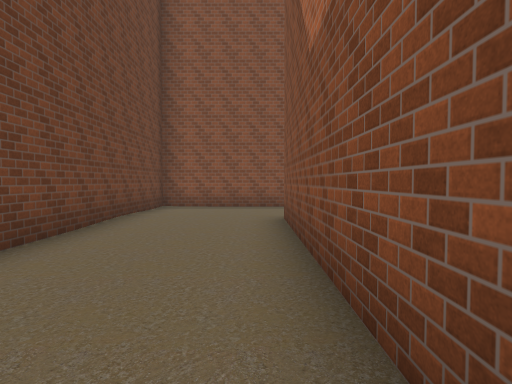
View 1 (above)

18 first-person views from a walk through a 3-D level made in the Unity game engine. The camera is 1.5 m above the floor, tilts 2° down and sees 80° across. The floor is counted in squares, 2 m on a side. Each view is taken from the middle of a square. On the plan, view 1 faces up. The plan holds only what a view shows up to about 10 squares ahead; the rest is blank. The place goes on beyond the plan. Some trees and plants on the terrain are drawn as simple stand-ins. Some animated figures are not drawn. Some surface patterns are stand-ins.

View 2
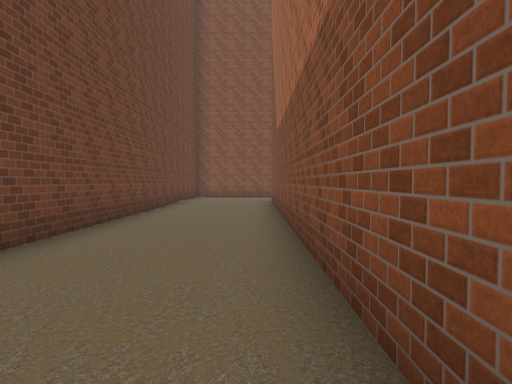

View 3
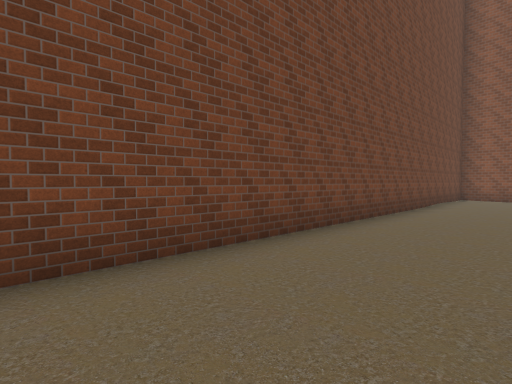

View 4
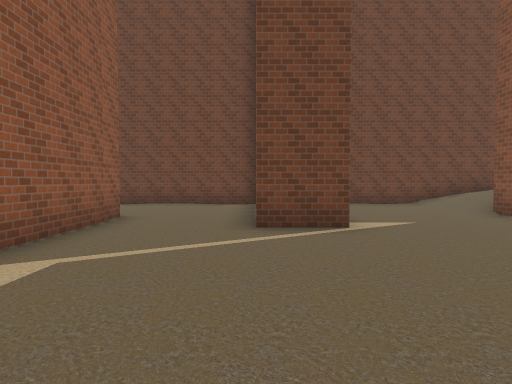

View 5
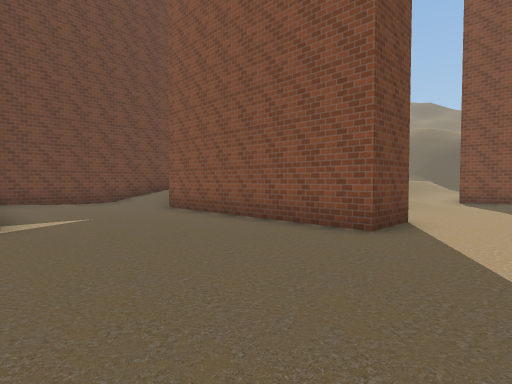

View 6
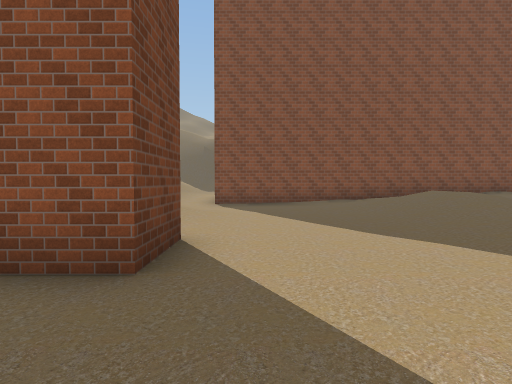

View 7
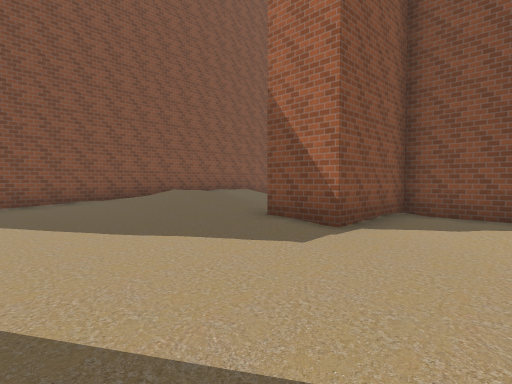

View 8
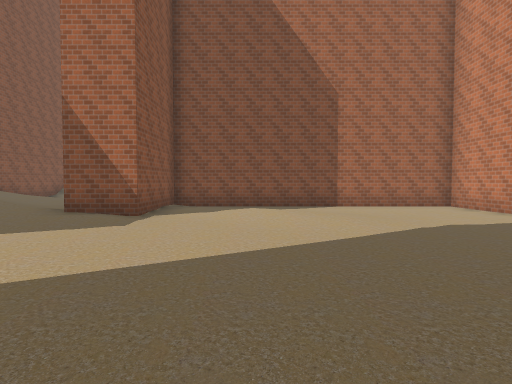

View 9
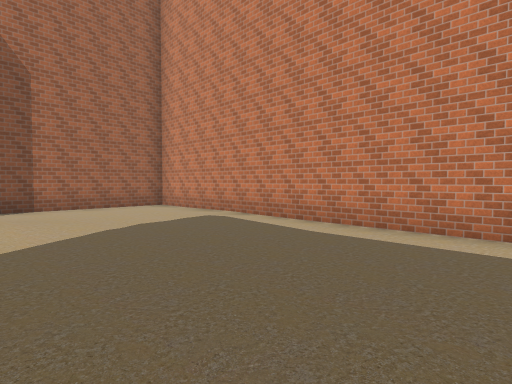

View 10
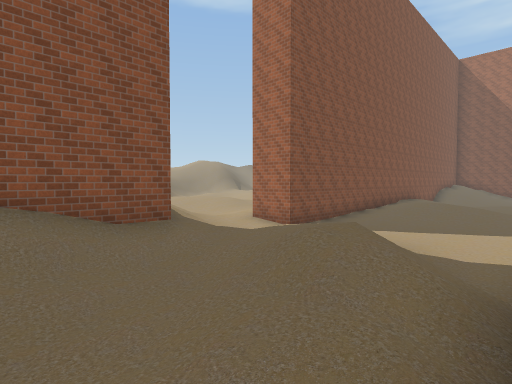

View 11
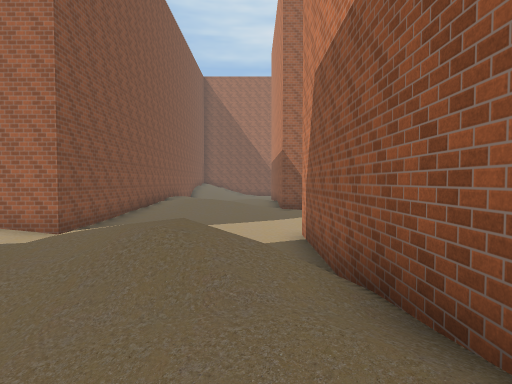

View 12
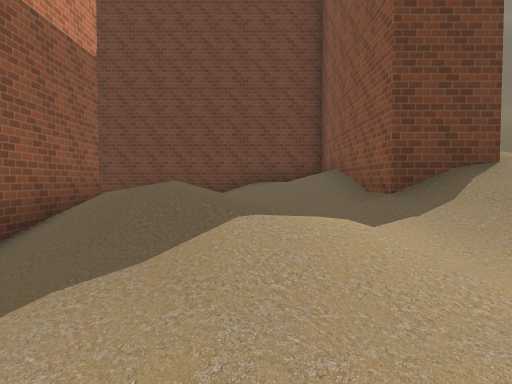

View 13
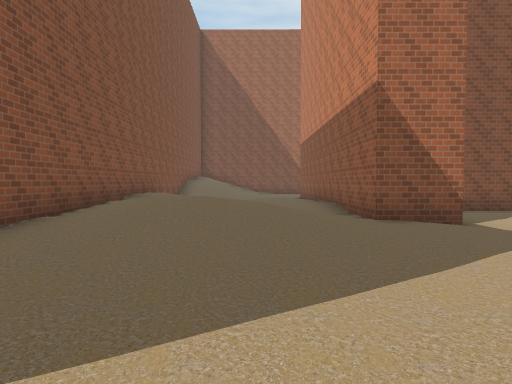

View 14
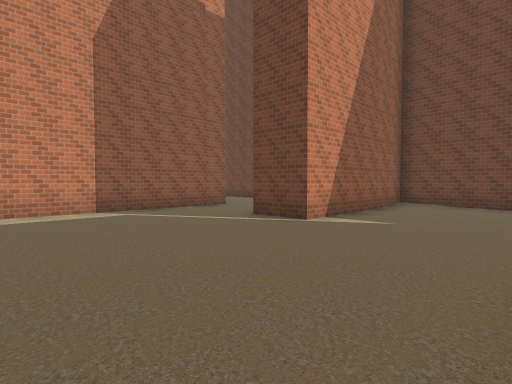

View 15
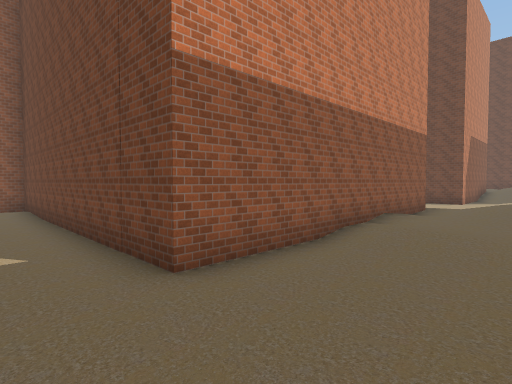

View 16
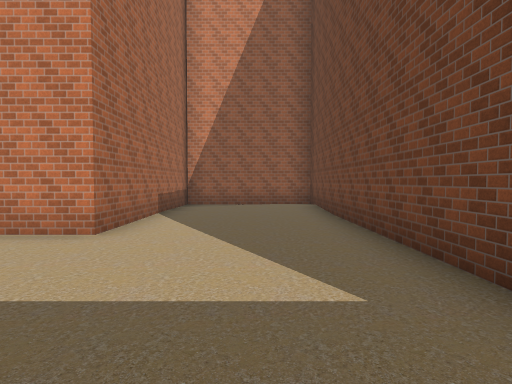

View 17
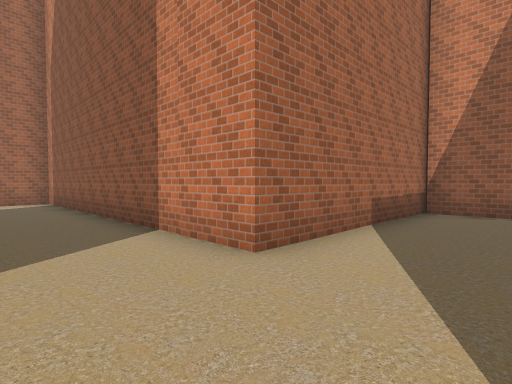

View 18
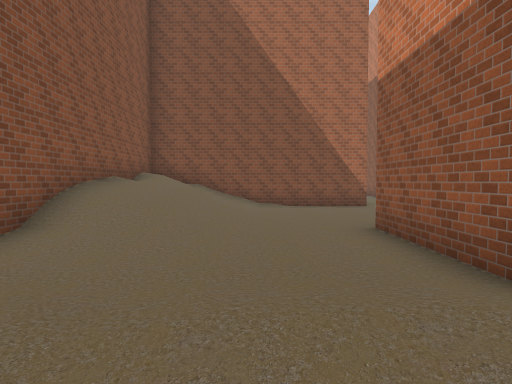

### Floor plan
Key: @ floor where view 1 was taken; # wall or solid block; . main floor; : floor 0.5 m higher than the main floor; + floor 0.75 m higher than the main floor; * floor 1.25 m higher than the main floor; % floor 1.5 m higher than the main floor; & floor 2 m higher than the main floor; / step, stairs or slope.
Columns run from 3 left of view 1 to 34 right of it. Each row starts with its distance up from view 1.
 24        /:
 23        ::#
 22      #/..###########  #######
 21 ######/......:+++++  ..//%%&#
 20 #////++/.....:+++++ .../+/%/#
 19 #//::+*/:.....++/.......:///#
 18 #+::/%//......+/:..:........#
 17 # ++*//.......::...:........#
 16 #+*#######....##########....#
 15 #+/#######....####     #....#
 14 #................#     #.......
 13 #................#     #.............#
 12 #................#     #.............#
 11 #................#     #....##########
 10 ######...........#     #....#
  9 ######...........#     #....#
  8 #................#     #....#
  7 #................#     #....#
  6 #...##############     ######
  5 #...#
  4 #...#
  3 #...#
  2 #...#
  1 #...#
  0 #..@#
 -1 #...#
 -2 #...#
 -3 #...#
 -4 #...#
 -5 #...

Positions as (right, up) in squares from view 1, and headings:
1: (0, 0), facing up
2: (0, -5), facing up
3: (0, -5), facing up-left
4: (7, 9), facing left
5: (8, 10), facing up-left
6: (7, 12), facing up
7: (7, 12), facing up-right
8: (5, 12), facing right
9: (5, 11), facing down-right
10: (-1, 16), facing up-right
11: (-1, 17), facing right
12: (6, 19), facing left
13: (6, 18), facing right
14: (7, 14), facing down-left
15: (22, 19), facing down-left
16: (22, 16), facing down
17: (22, 14), facing down-right
18: (15, 18), facing right
